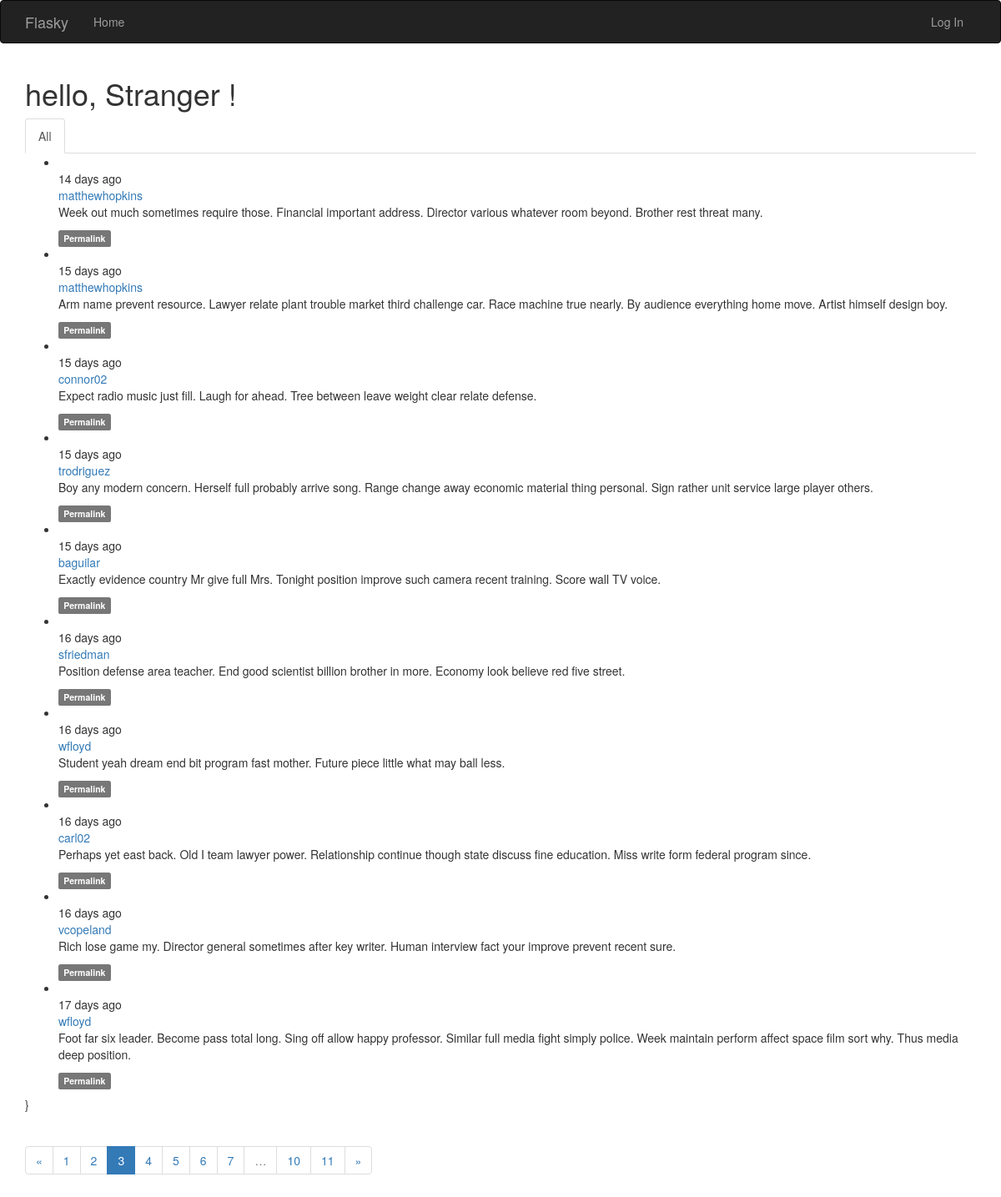
/?page=3, run on the app's committed database.
### app/models.py (models this page shows, shortened)
class Post(db.Model):
    __tablename__ = 'post'
    id = db.Column(db.Integer, primary_key=True)
    body = db.Column(db.Text)
    body_html = db.Column(db.Text)
    timestamp = db.Column(db.DateTime, index=True, default=datetime.utcnow)
    author_id = db.Column(db.Integer, db.ForeignKey('users.id'))

class User(UserMixin, db.Model):
    __tablename__ = 'users'
    id = db.Column(db.Integer, primary_key=True)
    email = db.Column(db.String(64), unique=True, index=True)
    password_hash = db.Column(db.String(128))
    username = db.Column(db.String(64), unique=True, index=True)
    role_id = db.Column(db.Integer, db.ForeignKey('roles.id'))
    confirmed = db.Column(db.Boolean, default=False)
    name = db.Column(db.String(64))
    location = db.Column(db.String(64))
    about_me = db.Column(db.Text())
    member_since = db.Column(db.DateTime(), default=datetime.utcnow)
    last_seen = db.Column(db.DateTime(), default=datetime.utcnow)
    posts = db.relationship('Post', backref='author', lazy='dynamic')
    followed = db.relationship('Follow', foreign_keys=[Follow.follower_id],
                               backref=db.backref('follower', lazy='joined'),
                               lazy='dynamic', cascade='all, delete-orphan')
    followers = db.relationship('Follow', foreign_keys=[Follow.followed_id],
                                backref=db.backref('followed', lazy='joined'),
                                lazy='dynamic', cascade='all, delete-orphan')
    @property
    def password(self):
        raise AttributeError('Password is not a readable attribute!')

### app/main/views.py (the view)
@main.route('/', methods=['GET', 'POST'])
def index():
    form = PostForm()
    if current_user.can(Permission.WRITE) and form.validate_on_submit():
        post = Post(body=form.body.data, author=current_user._get_current_object())
        db.session.add(post)
        db.session.commit()
        return redirect(url_for('.index'))
    page = request.args.get('page', 1, type=int)
    show_followed = False
    if current_user.is_authenticated:
        show_followed = bool(request.cookies.get('show_followed', ''))
    if show_followed:
        query = current_user.followed_posts
    else:
        query = Post.query
    pagination = query.order_by(Post.timestamp.desc()).paginate(
        page, per_page=current_app.config['FLASK_POSTS_PER_PAGE'], error_out=False)
    posts = pagination.items
    return render_template('index.html', form=form, posts=posts, show_followed=show_followed, pagination=pagination)

### app/auth/views.py (called while the page is built)
@auth.before_app_request
def before_request():
    if current_user.is_authenticated:
        current_user.ping()
        if not current_user.confirmed \
                and request.blueprint != 'auth' \
                and request.endpoint != 'static':
            return redirect(url_for('auth.unconfirmed'))

### app/main/__init__.py (called while the page is built)
@main.app_context_processor
def inject_permission():
    return dict(Permission=Permission)

### app/models.py (called while the page is built)
    def can(self, permission):
        return False

    def is_administrator(self):
        return False

### app/templates/index.html (shortened to what this page needs)
{% extends 'base.html' %}
{% import 'bootstrap/wtf.html' as wtf %}
{% import '_macro.html' as macro %}
{% block navbar %}
{{ super() }}
{% endblock %}
{% block page_content %}
<div>
    <h1>hello,
        {% if current_user.is_authenticated %}
        {{ current_user.username }}
        {% else %}
        Stranger
        {% endif %}!
    </h1>
</div>
<div class="post-tabs">
    <ul class="nav nav-tabs">
        <li{% if not show_followed %} class="active"{% endif %}><a href="{{ url_for('.show_all') }}">All</a></li>
    </ul>
    {% include '_posts.html' %}}
</div>
<div class="pagination">
        {{ macro.pagination_widget(pagination, '.index') }}
    </div>
{% endblock %}

### app/templates/_posts.html (shortened to what this page needs)
<ul class="posts">
    {% for post in posts %}
    <li class="post">
        <div class="profile-thumbnail">
        </div>
        <div class="post-date">{{ moment(post.timestamp).fromNow() }}</div>
        <div class="post-author">
            <a href="{{ url_for('.user', username=post.author.username) }}">
                {{ post.author.username }}
            </a>
        </div>
        <div class="post-content">
            <div class="post-body">
            {% if post.body_html %}
                {{ post.body_html | safe }}
            {% else %}
                {{ post.body }}
            {% endif %}
            </div>
            <div class="post-footer">
                <a href="{{ url_for('.post', id=post.id) }}"><span class="label label-default">Permalink</span></a>
            </div>
        </div>
    </li>
    {% endfor %}
</ul>

### data on the page
Post: timestamp "14 days ago", author.username "matthewhopkins", body_html "Week out much sometimes require those. Financial important address. Director various whatever room beyond. Brother rest threat many."
Post: timestamp "15 days ago", author.username "matthewhopkins", body_html "Arm name prevent resource. Lawyer relate plant trouble market third challenge car. Race machine true nearly. By audience everything home move. Artist himself design boy."
Post: timestamp "15 days ago", author.username "connor02", body_html "Expect radio music just fill. Laugh for ahead. Tree between leave weight clear relate defense."
Post: timestamp "15 days ago", author.username "trodriguez", body_html "Boy any modern concern. Herself full probably arrive song. Range change away economic material thing personal. Sign rather unit service large player others."
Post: timestamp "15 days ago", author.username "baguilar", body_html "Exactly evidence country Mr give full Mrs. Tonight position improve such camera recent training. Score wall TV voice."
Post: timestamp "16 days ago", author.username "sfriedman", body_html "Position defense area teacher. End good scientist billion brother in more. Economy look believe red five street."
Post: timestamp "16 days ago", author.username "wfloyd", body_html "Student yeah dream end bit program fast mother. Future piece little what may ball less."
Post: timestamp "16 days ago", author.username "carl02", body_html "Perhaps yet east back. Old I team lawyer power. Relationship continue though state discuss fine education. Miss write form federal program since."
Post: timestamp "16 days ago", author.username "vcopeland", body_html "Rich lose game my. Director general sometimes after key writer. Human interview fact your improve prevent recent sure."
Post: timestamp "17 days ago", author.username "wfloyd", body_html "Foot far six leader. Become pass total long. Sing off allow happy professor. Similar full media fight simply police. Week maintain perform affect space film sort why. Thus media deep position."

### other printed values
{{ p }} "1" "2" "4" "5" "6" "7" "10" "11"
{{ p }} "3"
